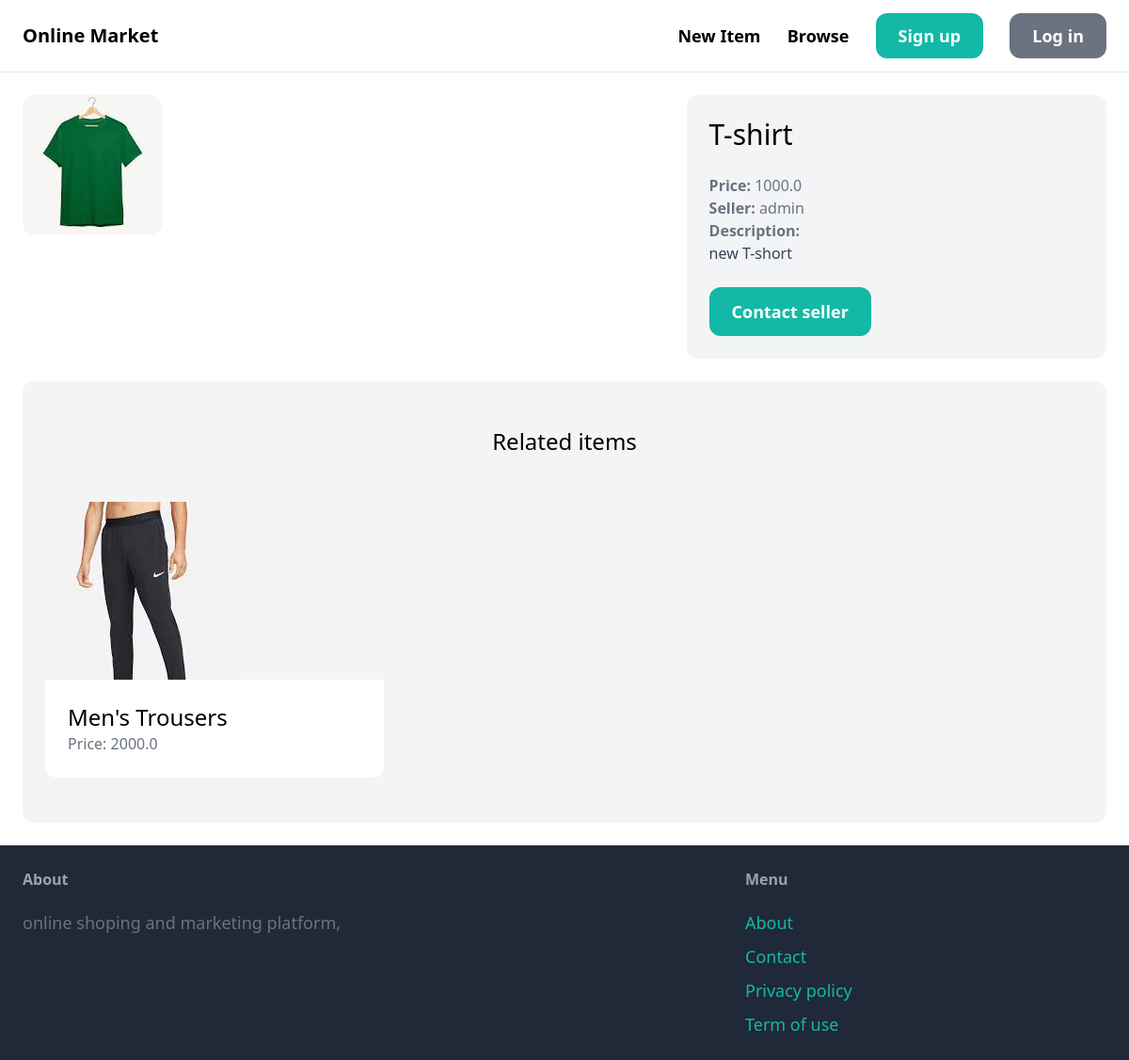
Page /items/1/ on the committed database.
### item/models.py (models this page shows, shortened)
class Item(models.Model):
    category = models.ForeignKey(Category, related_name='items', on_delete=models.CASCADE)
    name = models.CharField(max_length=255)
    description = models.TextField(blank=True, null=True)
    price = models.FloatField()
    image = models.ImageField(upload_to='item_images', blank=True, null=True)
    is_sold = models.BooleanField(default=False)
    created_by = models.ForeignKey(User, related_name='items', on_delete=models.CASCADE)
    created_at = models.DateTimeField(auto_now_add=True)

### item/views.py (the view)
# urls.py: path('<int:pk>/', views.detail, name='detail'),
def detail(request, pk):
    item = get_object_or_404(Item, pk=pk)
    related_items = Item.objects.filter(category=item.category, is_sold=False).exclude(
        pk=pk
    )[0:3]
    return render(
        request, "item/detail.html", {"item": item, "related_items": related_items}
    )

### item/templates/item/detail.html (shortened to what this page needs)
{% extends 'core/base.html' %}
{% block content %}
<div class="grid grid-cols-5 gap-6">
    <div class="col-span-3">
        <img src="{{ item.image.url }}" class="rounded-xl">
    </div>
    <div class="col-span-2 p-6 bg-gray-100 rounded-xl">
        <h1 class="mb-6 text-3xl">{{ item.name }}</h1>
        <p class="text-gray-500"><strong>Price: </strong>{{ item.price }}</p>
        <p class="text-gray-500"><strong>Seller: </strong>{{ item.created_by.username }}</p>
        {% if item.description %}
            <p class="text-gray-700">
                <strong class="text-gray-500">Description:</strong><br>
                {{ item.description }}
            </p>
        {% endif %}
        {% if request.user == item.created_by %}
            <div class="mt-6 p-6 bg-white rounded-xl">
                <p>This is your item!</p>
                <a href="{% url 'item:edit' item.id %}" class="inline-block mt-6 px-6 py-3 text-lg font-semibold bg-teal-500 text-white rounded-xl">Edit</a>
                <a href="{% url 'item:delete' item.id %}" class="inline-block mt-6 px-6 py-3 text-lg font-semibold bg-red-500 text-white rounded-xl">Delete</a>
            </div>
        {% else %}
            <a href="{% url 'conversation:new' item.id %}" class="inline-block mt-6 px-6 py-3 text-lg font-semibold bg-teal-500 text-white rounded-xl hover:bg-teal-700">Contact seller</a>
        {% endif %}
    </div>
</div>
<div class="mt-6 px-6 py-12 bg-gray-100 rounded-xl">
    <h2 class="mb-12 text-2xl text-center">Related items</h2>
    <div class="grid grid-cols-3 gap-3">
        {% for item in related_items %}
            <div>
                <a href="{% url 'item:detail' item.id %}">
                    <div>
                        <img src="{{ item.image.url }}" class="rounded-t-xl">
                    </div>
                    <div class="p-6 bg-white rounded-b-xl">
                        <h2 class="text-2xl">{{ item.name }}</h2>
                        <p class="text-gray-500">Price: {{ item.price }}</p>
                    </div>
                </a>
            </div>
        {% endfor %}
    </div>
</div>
{% endblock %}

### rows in the picture
Item: image (picture), name "T-shirt", price "1000.0", created_by.username "admin", description "new T-short"
Item: image (picture), name "Men's Trousers", price "2000.0"
